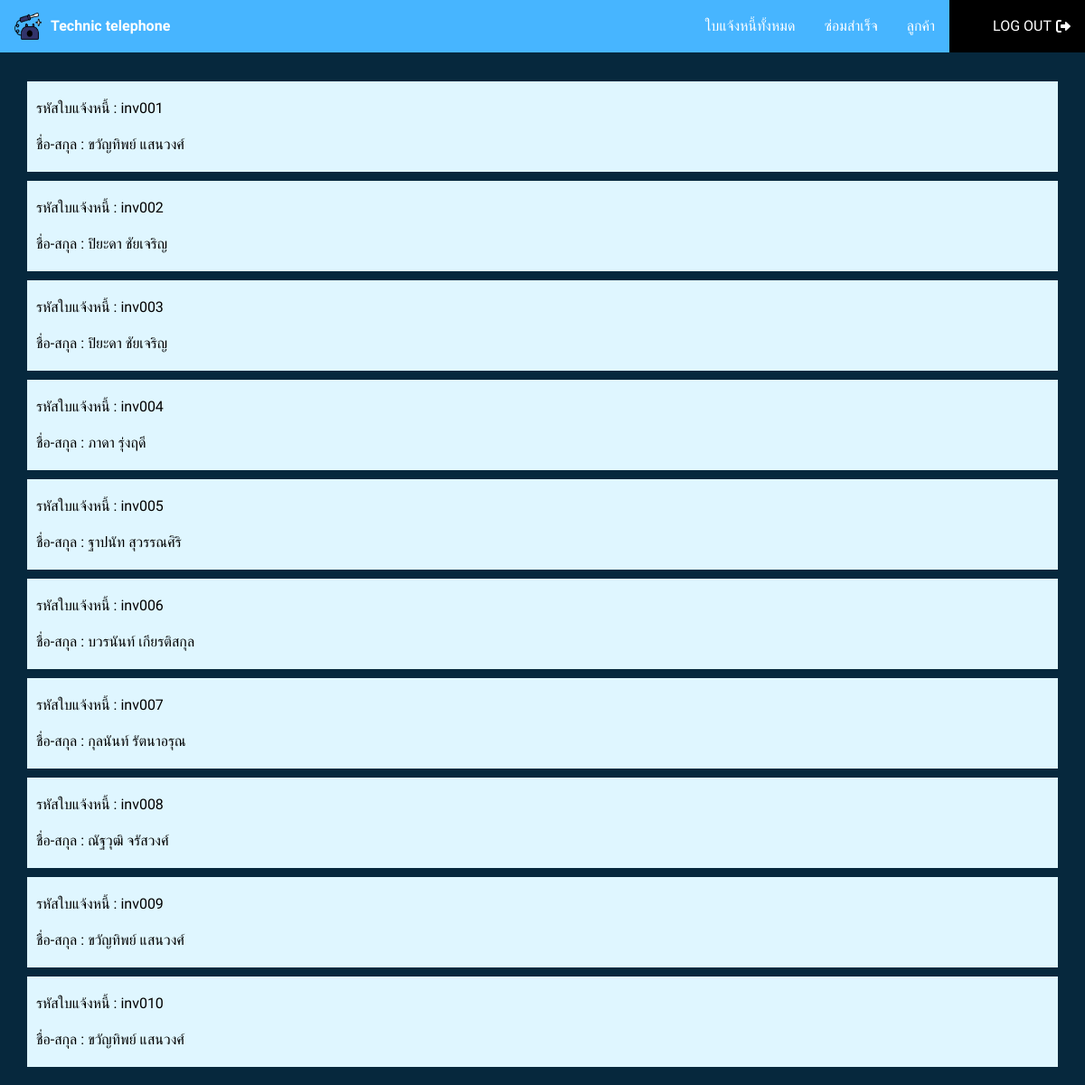
The app's page /Query/index3.php with its own data.
### tables this page shows
CREATE TABLE `invoice` (
  `invoice_id` char(6) NOT NULL,
  `repair_id` char(5) NOT NULL,
  `cost` int(11) DEFAULT NULL,
  `pay_date` date DEFAULT NULL,
  `payment_status` varchar(20) DEFAULT 'awaiting'
);

CREATE TABLE `customer` (
  `cus_name` varchar(100) NOT NULL,
  `cus_prefix` varchar(50) DEFAULT NULL,
  `cus_tel` char(10) DEFAULT NULL
);

### Query/index3.php (the view, shortened to what this page needs)
<?php
    include "../connect/connect.php";
?>
<html>
<head>
    <link rel="stylesheet" href="style-index.css">
    <?php include "../nav/nav.php" ?>
    <link rel="stylesheet" type="text/css" href="../css/Query.css">
</head>
<body style="padding:10px; line-height: 30px;">
    <?php
    $stmt = $pdo->prepare("SELECT invoice.invoice_id , Customer.cus_name
        FROM invoice INNER JOIN Repair_detail JOIN Request JOIN Telephone JOIN Customer
        WHERE invoice.repair_id = Repair_detail.repair_id
        AND Repair_detail.request_id = Request.request_id
        AND Request.tel_id = Telephone.tel_id
        AND Telephone.cus_name = Customer.cus_name");
    $stmt->execute(); ?>
    <?php while ($row = $stmt->fetch()) { ?>
        <div class="query">
        รหัสใบแจ้งหนี้ : <?= $row["invoice_id"] ?><br>
        ชื่อ-สกุล : <?= $row["cus_name"] ?><br>
        </div>
    <?php } ?>
</body>
</html>

### nav/nav.php (shortened to what this page needs)
<head>
    <link rel="stylesheet" href="https://cdnjs.cloudflare.com/ajax/libs/font-awesome/6.0.0/css/all.min.css">
</head>
<div class="navContainer">
    <nav>
        <ul>
            <li><a href="../search/search.php"><img src="../img/logo.png" id="logo"><b style="margin-left: 10px;" id="TextLogo"> Technic telephone</b></a></li>
            <li style="float:right; background-color:black;"><a href=""><?php echo $_SESSION["emp_name"]; ?></a><a href="../index.php" id="logout">LOG OUT</a></li>
            <li style="float:right" id="i1"><a href="../Query/index1.php">ลูกค้า</a></li>
            <li style="float:right" id="i1"><a href="../Query/index4.php">ซ่อมสำเร็จ</a></li>
            <li style="float:right" id="i1"><a href="../Query/index3.php">ใบแจ้งหนี้ทั้งหมด</a></li>
        </ul>
    </nav>
</div>

### css/style-index.css (style rules this page uses)
.query { line-height: 40px; margin: 0 2%; }

### css/Query.css (style rules this page uses)
body { background:#06283D; }
.query { margin: 0px 20px 10px 20px; padding: 10px; background-color: #DFF6FF; }

### nav/nav.php (style rules this page uses)
* { font-family: 'Prompt'; margin: 0; padding: 0; }
.navContainer { padding-bottom: 10vh; }
.navContainer nav { position: fixed; top: 0; left: 0; right: 0; background-color: #47B5FF; }
.navContainer ul { list-style-type: none; margin: 0px; padding: 0px; overflow: visible; }
.navContainer li { float: left; }
.navContainer li a { display: inline-flex; color: white; text-align: center; padding: 14px 16px; text-decoration: none; }
.navContainer #logo { width: 30px; }
#logout::after { font-family: "FontAwesome"; content: "\f2f5"; padding-left: 5px; }

### records on screen
invoice: invoice_id "inv001", customer.cus_name "ขวัญทิพย์ แสนวงศ์"
invoice: invoice_id "inv002", customer.cus_name "ปิยะดา ชัยเจริญ"
invoice: invoice_id "inv003", customer.cus_name "ปิยะดา ชัยเจริญ"
invoice: invoice_id "inv004", customer.cus_name "ภาดา รุ่งฤดี"
invoice: invoice_id "inv005", customer.cus_name "ฐาปนัท สุวรรณศิริ"
invoice: invoice_id "inv006", customer.cus_name "บวรนันท์ เกียรติสกุล"
invoice: invoice_id "inv007", customer.cus_name "กุลนันท์ รัตนาอรุณ"
invoice: invoice_id "inv008", customer.cus_name "ณัฐวุฒิ จรัสวงศ์"
invoice: invoice_id "inv009", customer.cus_name "ขวัญทิพย์ แสนวงศ์"
invoice: invoice_id "inv010", customer.cus_name "ขวัญทิพย์ แสนวงศ์"
